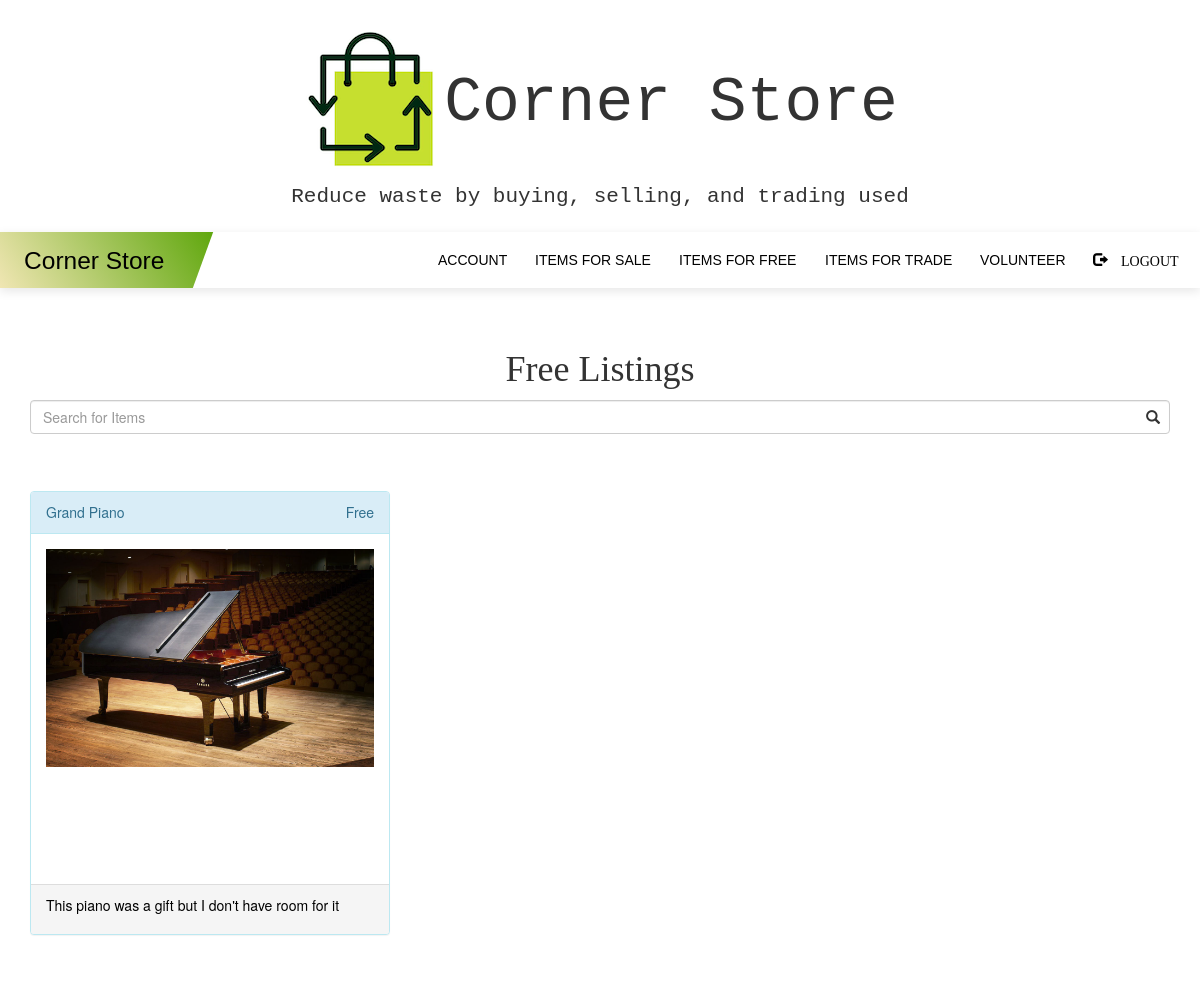
Screenshot of /freelistings with the database file from the repository.
### myapp/models.py (models this page shows, shortened)
class Listing(db.Model):
    id = db.Column(db.Integer, primary_key=True)
    image_file = db.Column(db.String(20),nullable=False,default='default.jpg')
    name = db.Column(db.String(64))
    description = db.Column(db.String(512))
    location = db.Column(db.Integer)
    agency = db.Column(db.String(128))
    warehouse = db.Column(db.Boolean, default=False)
    free = db.Column(db.Boolean, default=False)
    price = db.Column(db.Float, default=0.00)
    trade = db.Column(db.Boolean, default=False)
    user_id = db.Column(db.Integer, db.ForeignKey('users.id'))
    status = db.Column(db.String, default='For Sale')

### myapp/routes.py (the view, shortened to what this page needs)
@myapp_obj.route('/freelistings', methods=['GET','POST'])
def freesearch():
	sale = Listing.query.filter(Listing.status=='For Sale', Listing.free==True)
	title = "Free Listings"
	count = Listing.query.filter(Listing.status == 'For Sale', Listing.free==True).count()
	good = False
	form = SearchForm()
	ret = []
	print(form.search.data)
	search = form.search.data
	print(search)
	return render_template('listings.html', sale=sale, title=title, form=form, count=count, good=good)

### myapp/forms.py
class SearchForm(FlaskForm):
    search = StringField("Search Listings")
    submit = SubmitField("Submit")

### myapp/templates/listings.html (shortened to what this page needs)
{% extends "base.html" %}
{% block content %}
<br><br>
<h1 style="text-align: center; font: monospace; font-family: Monaco"> {{ title }} </h1>
<div class = "container">
<div class = "center">
    <div class="form-group has-feedback has-search">
      <form method="POST">
        <input id = 'search' type="text" class="form-control" name = 'search' placeholder="Search for Items">
      </form>
    </div>
</div>
</div>
<br><br>
<div class="container">
<div class="row">
  {% if count > 0 %}
    {% for i in sale %}
        <div class="col-sm-4">
          {% if i.status == "For Sale" %}
            {% if i.free %}
            <a href="/freelistings/{{i.id}}">
            <div class="panel panel-info">
                <div class="panel-heading">{{ i.name }}<span style="float:right;">Free</span></div>
                <div class="panel-body" style="height:350px;"><img src="/static/listing_pics/{{i.image_file}}" class="img-responsive" style="width:100%; " alt="Image"></div>
                <div class="panel-footer" style="height:50px">{{ i.description }}</div>
                {% endif %}
                {% endif %}
            </div>
        </a>
        </div>
        {% endfor %}
        {% elif count == 0 and good == True %}
        <h1>No items matched your search</h1>
        {% else %}
        <h1>There are no items at this time</h1>
        {% endif %}
</div><br><br>
</body>
{% endblock %}

### myapp/static/nav.css (style rules this page uses)
html { scroll-behavior: smooth; }
body { line-height: 1.5em; padding: 0; margin: 0; }
a:link, a:visited, a:active { text-decoration: none; color: black; }

### myapp/templates/base.html (style rules this page uses)
img { max-width: 100%; max-height: 100%; }

### rows the page displays
Listing: name "Grand Piano", image_file (picture), description "This piano was a gift but I don't have room for it"

### other values shown
{{ title }} "Free Listings"
